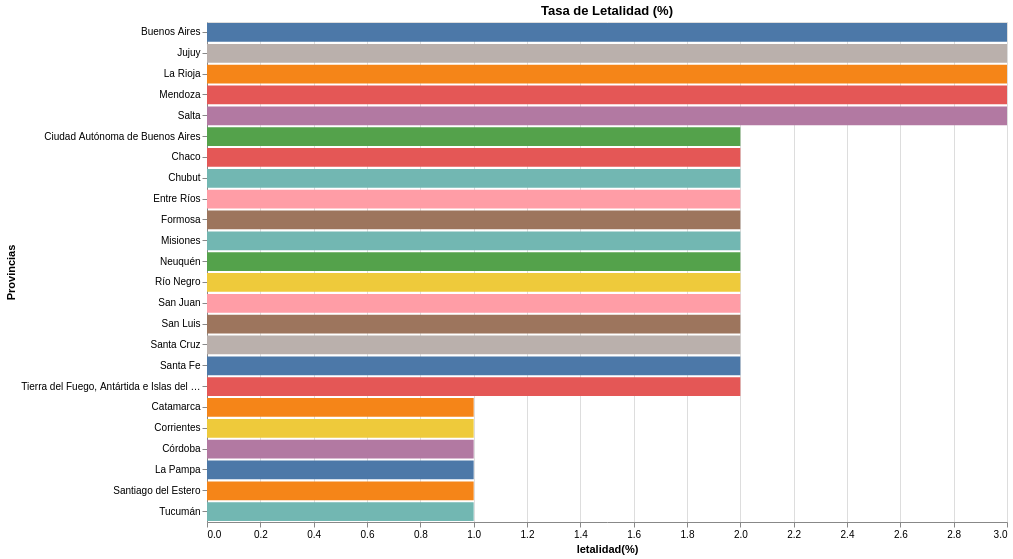

Express this chart as Vega-Lite.
### Vega-Lite specification from a JSON file in a GitHub repository (floating-point values rounded to 4 significant figures)
{"config": {"view": {"continuousWidth": 400, "continuousHeight": 300}}, "data": {"name": "data-52d04fc863866148b72a28ecc2d02f8d"}, "mark": "bar", "encoding": {"color": {"type": "nominal", "field": "residencia_provincia_nombre", "legend": null}, "tooltip": [{"type": "nominal", "field": "residencia_provincia_nombre"}, {"type": "quantitative", "field": "letalidad(%)"}], "x": {"type": "quantitative", "field": "letalidad(%)"}, "y": {"type": "nominal", "field": "residencia_provincia_nombre", "sort": "-x", "title": "Provincias"}}, "height": 500, "title": "Tasa de Letalidad (%)", "width": 800, "$schema": "https://vega.github.io/schema/vega-lite/v4.8.1.json", "datasets": {"data-52d04fc863866148b72a28ecc2d02f8d": [{"residencia_provincia_nombre": "Buenos Aires", "Fallecidos": 52094, "Casos Confirmados": 1966784, "letalidad(%)": 3}, {"residencia_provincia_nombre": "Ciudad Autónoma de Buenos Aires", "Fallecidos": 10887, "Casos Confirmados": 488056, "letalidad(%)": 2}, {"residencia_provincia_nombre": "Catamarca", "Fallecidos": 482, "Casos Confirmados": 42313, "letalidad(%)": 1}, {"residencia_provincia_nombre": "Chaco", "Fallecidos": 2006, "Casos Confirmados": 91277, "letalidad(%)": 2}, {"residencia_provincia_nombre": "Chubut", "Fallecidos": 1306, "Casos Confirmados": 76383, "letalidad(%)": 2}, {"residencia_provincia_nombre": "Corrientes", "Fallecidos": 893, "Casos Confirmados": 80722, "letalidad(%)": 1}, {"residencia_provincia_nombre": "Córdoba", "Fallecidos": 6116, "Casos Confirmados": 467453, "letalidad(%)": 1}, {"residencia_provincia_nombre": "Entre Ríos", "Fallecidos": 2140, "Casos Confirmados": 127800, "letalidad(%)": 2}, {"residencia_provincia_nombre": "Formosa", "Fallecidos": 1015, "Casos Confirmados": 55963, "letalidad(%)": 2}, {"residencia_provincia_nombre": "Jujuy", "Fallecidos": 1315, "Casos Confirmados": 43433, "letalidad(%)": 3}, {"residencia_provincia_nombre": "La Pampa", "Fallecidos": 838, "Casos Confirmados": 61299, "letalidad(%)": 1}, {"residencia_provincia_nombre": "La Rioja", "Fallecidos": 786, "Casos Confirmados": 28337, "letalidad(%)": 3}, {"residencia_provincia_nombre": "Mendoza", "Fallecidos": 3923, "Casos Confirmados": 153861, "letalidad(%)": 3}, {"residencia_provincia_nombre": "Misiones", "Fallecidos": 556, "Casos Confirmados": 30880, "letalidad(%)": 2}, {"residencia_provincia_nombre": "Neuquén", "Fallecidos": 2016, "Casos Confirmados": 107343, "letalidad(%)": 2}, {"residencia_provincia_nombre": "Río Negro", "Fallecidos": 2083, "Casos Confirmados": 92142, "letalidad(%)": 2}, {"residencia_provincia_nombre": "Salta", "Fallecidos": 2085, "Casos Confirmados": 75017, "letalidad(%)": 3}, {"residencia_provincia_nombre": "San Juan", "Fallecidos": 944, "Casos Confirmados": 60852, "letalidad(%)": 2}, {"residencia_provincia_nombre": "San Luis", "Fallecidos": 1222, "Casos Confirmados": 74871, "letalidad(%)": 2}, {"residencia_provincia_nombre": "Santa Cruz", "Fallecidos": 934, "Casos Confirmados": 57794, "letalidad(%)": 2}, {"residencia_provincia_nombre": "Santa Fe", "Fallecidos": 7850, "Casos Confirmados": 446841, "letalidad(%)": 2}, {"residencia_provincia_nombre": "Santiago del Estero", "Fallecidos": 1047, "Casos Confirmados": 73392, "letalidad(%)": 1}, {"residencia_provincia_nombre": "Tierra del Fuego, Antártida e Islas del Atlántico Sur", "Fallecidos": 467, "Casos Confirmados": 31085, "letalidad(%)": 2}, {"residencia_provincia_nombre": "Tucumán", "Fallecidos": 2564, "Casos Confirmados": 180504, "letalidad(%)": 1}]}}
